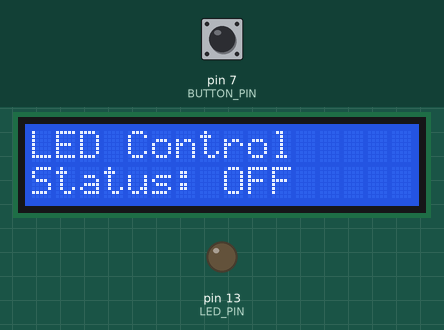
Simulated run of this sketch. Board: Arduino Uno, built with avr-gcc and run on an emulated ATmega328P. Parts: 16×2 character LCD, output pins drawn as LEDs (lit = HIGH). The inputs (shaded band) are chosen by the test bench; at power-on: pin 7 (BUTTON_PIN) HIGH.

Above: at 1.2 s.
1.3 s: pin 7 (BUTTON_PIN) pulled LOW for 0.15 s
At 1.9 s:
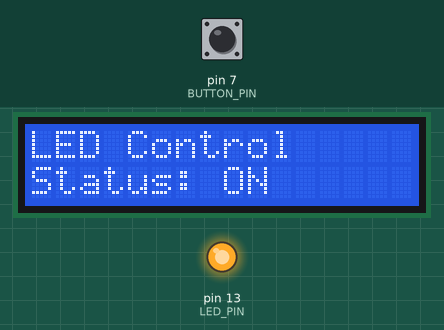
2.9 s: pin 7 (BUTTON_PIN) pulled LOW for 1 s
At 4.3 s:
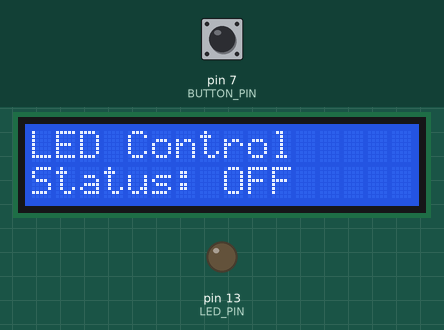
5.4 s: pin 7 (BUTTON_PIN) pulled LOW for 3.2 s
At 6.2 s:
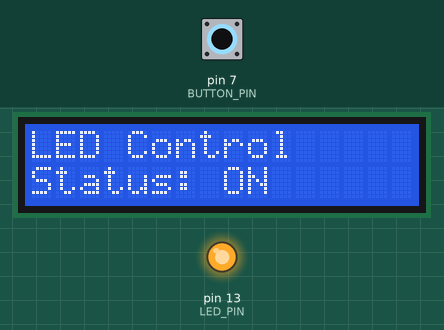
Timing chart, 0 to 8.4 s (numbered marks = the images above; inputs shaded):
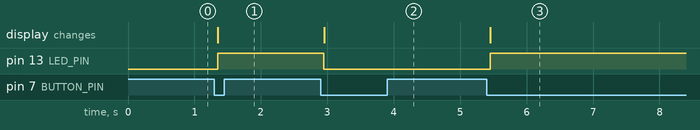

Measured:
- after the input at 1.3 s, pin 13 (LED_PIN): LOW → HIGH after 0.05 s; the display: changes after 0.05 s (image 1)
- after the input at 2.9 s, pin 13 (LED_PIN): HIGH → LOW after 0.05 s; the display: changes after 0.05 s (image 2)
- after the input at 5.4 s, pin 13 (LED_PIN): LOW → HIGH after 0.05 s; the display: changes after 0.05 s (image 3)

The sketch:

r2.ino
```cpp
#include <LiquidCrystal.h>

LiquidCrystal lcd(12, 11, 5, 4, 3, 2);
const int BUTTON_PIN = 7;
const int LED_PIN = 13;

bool ledState = false;
int lastButtonState = HIGH;

void updateDisplay() {
  lcd.setCursor(0, 0);
  lcd.print("LED Control");
  lcd.setCursor(0, 1);
  if (ledState) {
    lcd.print("Status: ON   ");
  } else {
    lcd.print("Status: OFF  ");
  }
}

void setup() {
  pinMode(BUTTON_PIN, INPUT_PULLUP);
  pinMode(LED_PIN, OUTPUT);
  digitalWrite(LED_PIN, LOW);
  lcd.begin(16, 2);
  updateDisplay();
}

void loop() {
  int currentButtonState = digitalRead(BUTTON_PIN);

  if (lastButtonState == HIGH && currentButtonState == LOW) {
    delay(50); // Debounce
    if (digitalRead(BUTTON_PIN) == LOW) {
      ledState = !ledState; // Toggle state
      digitalWrite(LED_PIN, ledState ? HIGH : LOW);
      updateDisplay();
    }
  }

  lastButtonState = currentButtonState;
}
```
